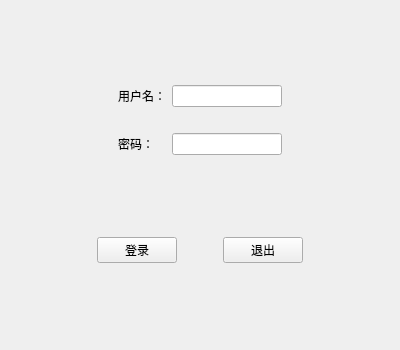
<?xml version="1.0" encoding="UTF-8"?>
<ui version="4.0">
 <class>MainWindow</class>
 <widget class="QMainWindow" name="MainWindow">
  <property name="geometry">
   <rect>
    <x>0</x>
    <y>0</y>
    <width>400</width>
    <height>350</height>
   </rect>
  </property>
  <property name="minimumSize">
   <size>
    <width>400</width>
    <height>350</height>
   </size>
  </property>
  <property name="maximumSize">
   <size>
    <width>400</width>
    <height>350</height>
   </size>
  </property>
  <property name="windowTitle">
   <string>登录窗口</string>
  </property>
  <widget class="QWidget" name="centralwidget">
   <layout class="QVBoxLayout" name="verticalLayout">
    <item>
     <widget class="QWidget" name="widget" native="true">
      <property name="sizePolicy">
       <sizepolicy hsizetype="Preferred" vsizetype="Fixed">
        <horstretch>0</horstretch>
        <verstretch>0</verstretch>
       </sizepolicy>
      </property>
      <layout class="QGridLayout" name="gridLayout">
       <property name="leftMargin">
        <number>0</number>
       </property>
       <property name="topMargin">
        <number>0</number>
       </property>
       <property name="rightMargin">
        <number>0</number>
       </property>
       <property name="bottomMargin">
        <number>0</number>
       </property>
       <item row="0" column="2">
        <widget class="QLineEdit" name="lineEdit_2"/>
       </item>
       <item row="0" column="0">
        <spacer name="horizontalSpacer_4">
         <property name="orientation">
          <enum>Qt::Horizontal</enum>
         </property>
         <property name="sizeHint" stdset="0">
          <size>
           <width>40</width>
           <height>20</height>
          </size>
         </property>
        </spacer>
       </item>
       <item row="2" column="1">
        <widget class="QLabel" name="label_2">
         <property name="text">
          <string>密码：</string>
         </property>
        </widget>
       </item>
       <item row="0" column="1">
        <widget class="QLabel" name="label">
         <property name="text">
          <string>用户名：</string>
         </property>
        </widget>
       </item>
       <item row="2" column="2">
        <widget class="QLineEdit" name="lineEdit">
         <property name="echoMode">
          <enum>QLineEdit::Password</enum>
         </property>
        </widget>
       </item>
       <item row="0" column="3">
        <spacer name="horizontalSpacer_5">
         <property name="orientation">
          <enum>Qt::Horizontal</enum>
         </property>
         <property name="sizeHint" stdset="0">
          <size>
           <width>40</width>
           <height>20</height>
          </size>
         </property>
        </spacer>
       </item>
       <item row="1" column="1">
        <spacer name="verticalSpacer">
         <property name="orientation">
          <enum>Qt::Vertical</enum>
         </property>
         <property name="sizeHint" stdset="0">
          <size>
           <width>20</width>
           <height>20</height>
          </size>
         </property>
        </spacer>
       </item>
      </layout>
     </widget>
    </item>
    <item>
     <widget class="QWidget" name="widget_3" native="true">
      <property name="sizePolicy">
       <sizepolicy hsizetype="Preferred" vsizetype="Fixed">
        <horstretch>0</horstretch>
        <verstretch>0</verstretch>
       </sizepolicy>
      </property>
      <layout class="QHBoxLayout" name="horizontalLayout_3">
       <property name="leftMargin">
        <number>0</number>
       </property>
       <property name="topMargin">
        <number>0</number>
       </property>
       <property name="rightMargin">
        <number>0</number>
       </property>
       <property name="bottomMargin">
        <number>0</number>
       </property>
       <item>
        <spacer name="horizontalSpacer_2">
         <property name="orientation">
          <enum>Qt::Horizontal</enum>
         </property>
         <property name="sizeHint" stdset="0">
          <size>
           <width>40</width>
           <height>20</height>
          </size>
         </property>
        </spacer>
       </item>
       <item>
        <widget class="QPushButton" name="pushButton">
         <property name="text">
          <string>登录</string>
         </property>
        </widget>
       </item>
       <item>
        <spacer name="horizontalSpacer_3">
         <property name="orientation">
          <enum>Qt::Horizontal</enum>
         </property>
         <property name="sizeType">
          <enum>QSizePolicy::Fixed</enum>
         </property>
         <property name="sizeHint" stdset="0">
          <size>
           <width>40</width>
           <height>20</height>
          </size>
         </property>
        </spacer>
       </item>
       <item>
        <widget class="QPushButton" name="pushButton_2">
         <property name="text">
          <string>退出</string>
         </property>
        </widget>
       </item>
       <item>
        <spacer name="horizontalSpacer">
         <property name="orientation">
          <enum>Qt::Horizontal</enum>
         </property>
         <property name="sizeHint" stdset="0">
          <size>
           <width>40</width>
           <height>20</height>
          </size>
         </property>
        </spacer>
       </item>
      </layout>
     </widget>
    </item>
   </layout>
  </widget>
 </widget>
 <resources/>
 <connections/>
</ui>
